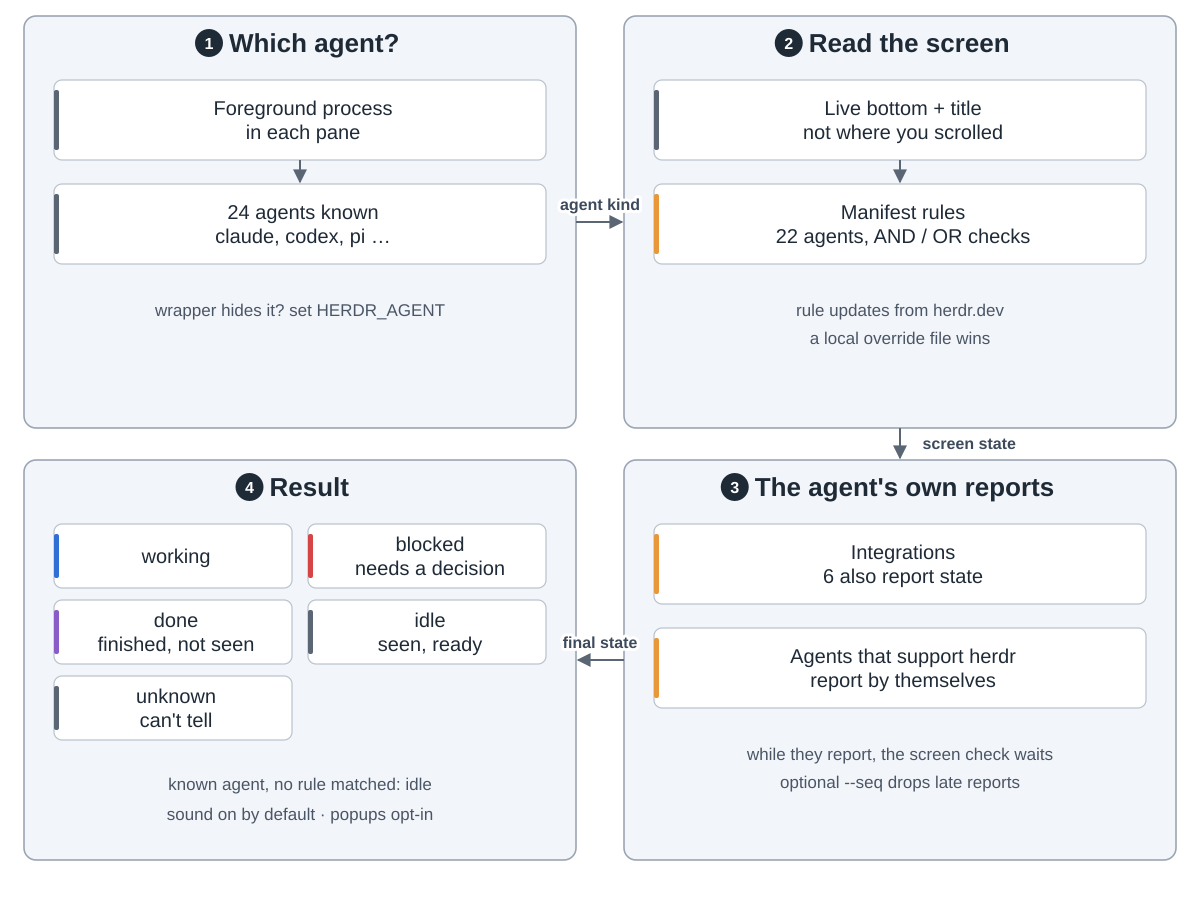

Write Python code to recreate this figure.
"""How herdr decides which agent needs you.  Drawn from https://github.com/herdrdev/herdr
(docs/next/website/src/content/docs/agents.mdx, integrations.mdx, add-herdr-support.mdx, concepts.mdx,
configuration.mdx; src/detect/mod.rs Agent::ALL (24) and SCREEN_MANIFEST_AGENTS (22);
src/detect/manifests/*.toml (22 files); src/config/model.rs ToastDelivery default Off; commit e35f393).
Run: python3 status.py

Snake order: 1 which agent? (top left) -> 2 read the screen (top right) -> 3 the agent's own reports
(bottom right) -> 4 result (bottom left)."""
import sys
from pathlib import Path

sys.path.insert(0, str(Path(__file__).resolve().parents[2] / "tools"))
from archdiagram import Diagram  # noqa: E402

L, R, W = 24, 624, 552
T1, H1 = 16, 412
T2, H2 = 460, 400


def col(x, top, cards, h=72, gap=24, arrows=True):
    """One column of wide cards, top to bottom, optionally joined by arrows."""
    for i, (lbl, kind) in enumerate(cards):
        y = top + 64 + i * (h + gap)
        d.card(x + 30, y, lbl, kind, w=492, h=h)
        if arrows and i:
            d.arrow(f"M{x + W / 2} {y - gap}V{y - 2}")


def grid(x, top, cards, h=80, gap=16, y0=64):
    """Two columns of cards, filled row by row."""
    for i, (lbl, kind) in enumerate(cards):
        d.card(x + 30 + (i % 2) * 254, top + y0 + (i // 2) * (h + gap), lbl, kind, w=238, h=h)


def handoffs(a, b, c, ya=T1 + 206, yc=T2 + 200):
    """Arrows between the four groups in snake order, with what each one carries."""
    if a:
        d.arrow(f"M{L + W} {ya}H{R - 2}", label=a, at=(600, ya - 12))
    if b:
        d.arrow(f"M{R + W / 2} {T1 + H1}V{T2 - 2}", label=b, at=(R + W / 2 + 14 + len(b) * 4.6, T1 + H1 + 21))
    if c:
        d.arrow(f"M{R} {yc}H{L + W + 2}", label=c, at=(600, yc - 12))

d = Diagram("herdr agent status",
            "1 Which agent: herdr looks at the foreground process in each pane; it knows 24 agents such as claude, "
            "codex and pi. A wrapper that hides the agent can name it with the HERDR_AGENT variable. "
            "2 Read the screen: the live bottom of the pane and its title, not the part you scrolled to, checked "
            "against rules in a manifest per agent (22 manifests). Rule updates come from herdr.dev; a local file wins. "
            "3 The agent's own reports: 6 integrations also report state, and some agents report on their own. While "
            "they report, herdr uses that instead of the screen. A sequence number drops late reports. "
            "4 Result: working, blocked (needs a decision), done (finished, not seen yet), idle (seen, ready) or "
            "unknown. A known agent with no matching rule shows idle. Sound is on by default; popups are opt-in.")

d.group(L, T1, W, H1, "Which agent?", 1)
col(L, T1, [("Foreground process|in each pane", "data"),
            ("24 agents known|claude, codex, pi …", "data")], h=80)
d.note(L + W / 2, T1 + 300, "wrapper hides it? set HERDR_AGENT")

d.group(R, T1, W, H1, "Read the screen", 2)
col(R, T1, [("Live bottom + title|not where you scrolled", "data"),
            ("Manifest rules|22 agents, AND / OR checks", "critic")], h=80)
d.note(R + W / 2, T1 + 300, "rule updates from herdr.dev")
d.note(R + W / 2, T1 + 328, "a local override file wins")

d.group(R, T2, W, H2, "The agent's own reports", 3)
col(R, T2, [("Integrations|6 also report state", "critic"),
            ("Agents that support herdr|report by themselves", "critic")], h=80, arrows=False)
d.note(R + W / 2, T2 + 300, "while they report, the screen check waits")
d.note(R + W / 2, T2 + 328, "optional --seq drops late reports")

d.group(L, T2, W, H2, "Result", 4)
grid(L, T2, [("working", "coding"), ("blocked|needs a decision", "review"),
             ("done|finished, not seen", "write"), ("idle|seen, ready", "data"),
             ("unknown|can't tell", "data")], h=64, gap=12)
d.note(L + W / 2, T2 + 330, "known agent, no rule matched: idle")
d.note(L + W / 2, T2 + 360, "sound on by default · popups opt-in")

handoffs("agent kind", "screen state", "final state")
d.save(Path(__file__).with_name("status.svg"))
